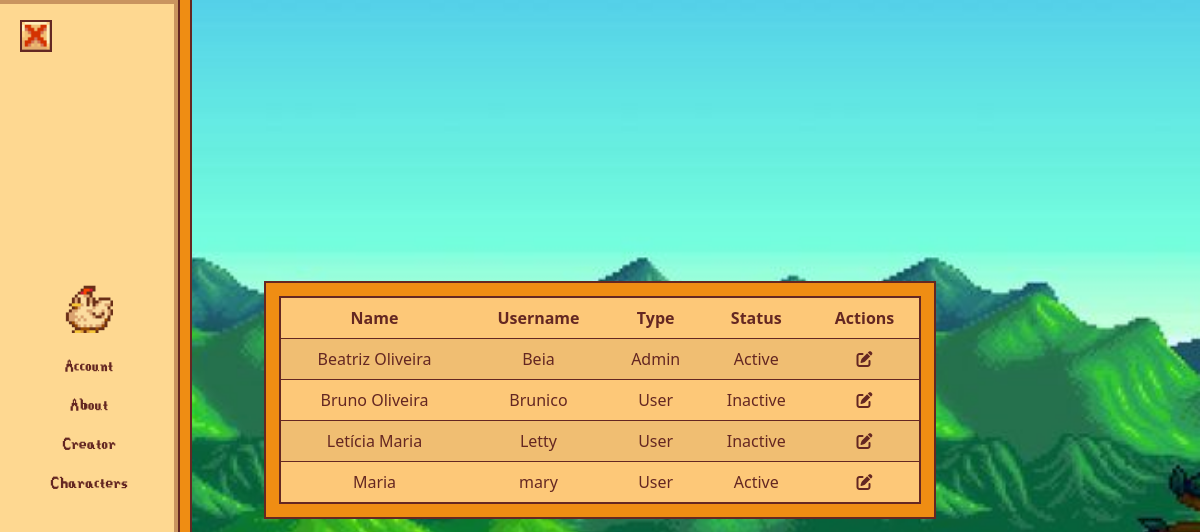
Page /pages/dashboard.php on the committed database.
### tables this page shows
CREATE TABLE `users` (
  `username` varchar(30) NOT NULL,
  `password` varchar(128) NOT NULL,
  `name` varchar(100) NOT NULL,
  `type` char(1) NOT NULL,
  `status` char(1) NOT NULL,
  `acess` int(11) NOT NULL,
  `failed_attempts` int(11) DEFAULT 0
);

### pages/dashboard.php (the view, shortened to what this page needs)
<?php
include '../backend/connection.php';
$sql = "SELECT name, username, type, status FROM users";
$result = mysqli_query($mysqli, $sql);
?>
<!DOCTYPE html>
<html lang="en">
<head>
    <link rel="stylesheet" href="../styles/style.css">
    <link rel="stylesheet" href="../styles/dashboard.css">
    <link rel="stylesheet" href="../styles/media-query.css">
    <link rel="stylesheet" href="https://cdn.jsdelivr.net/npm/bootstrap-icons@1.10.5/font/bootstrap-icons.css">
    <link href="https://cdn.jsdelivr.net/npm/bootstrap@5.3.6/dist/css/bootstrap.min.css" rel="stylesheet">
</head>
<body>
    <img src="../assets/images/exit.png" alt="letter X" class="exit">
    <div class="content-menu disappear">
        <div class="border-menu">
            <nav class="menu">
                <ul>
                    <img src="../assets/images/icon.png" alt="Chicken" class="icon">
                    <li><a href="./account.php">Account</a></li>
                    <li><a href="./home.php#about">About</a></li>
                    <li><a href="./home.php#creator">Creator</a></li>
                    <li><a href="./home.php#characters">Characters</a></li>
                </ul>
            </nav>
        </div>
    </div>
    <div class="content">
        <div class="table-wrapper">
                <table class="table table-striped">
                    <thead>
                        <tr>
                        <th scope="col">Name</th>
                        <th scope="col">Username</th>
                        <th scope="col">Type</th>
                        <th scope="col">Status</th>
                        <th scope="col">Actions</th>
                        </tr>
                    </thead>
                <tbody>
                    <?php
                    if ($result && mysqli_num_rows($result) > 0) {
                        while ($line = mysqli_fetch_assoc($result)) {
                            echo "<tr>";
                            echo "<td>" . htmlspecialchars($line['name']) . "</td>";
                            echo "<td>" . htmlspecialchars($line['username']) . "</td>";
                            echo "<td>";
                            if ($line['type'] == 0) {
                                echo "Admin";
                            } else {
                                echo "User";
                            }
                            echo "</td>";
                            echo "<td>";
                            if ($line['status'] == 0) {
                                echo "Inactive";
                            } else if ($line['status'] == 1) {
                                echo "Active";
                            } else {
                                echo "Blocked";
                            }
                            echo "</td>";
                            echo "<td>";
                                echo "<a href=\"../pages/formUser.php?username=" .$line["username"]. "\"><i class=\"fa-solid fa-pen-to-square\"></i></a>";
                            echo "</td>";
                            echo "</tr>";
                        }
                    } else {
                        echo "<tr><td colspan='4'>Nenhum usuário encontrado.</td></tr>";
                    }
                    ?>
                </tbody>
                </table>
            </div>
        </div>
</body>
</html>

### styles/style.css (style rules this page uses)
* { margin: 0; padding: 0; box-sizing: border-box; scroll-behavior: smooth; }
:root { --white: #fff; --beige: #FDCCA4; --lighestBrown: #FED891; --lightBrown: #FDC878; --darkBrown: #642722; --orangeBrown:#EF8D13; --yellow: #FFB704; --shadowBrown: #C9945F; --green: #126D0E; --red: #B52121; --darker: #150604; --transition: all .5s ease-in-out; }
.menu { width: 15%; background-color: var(--lighestBrown); border-right: 2px solid var(--darkBrown); box-shadow: inset -4px 4px 0px 0px var(--shadowBrown); height: 100vh; display: flex; flex-direction: column; text-align: center; align-items: center; justify-content: center; position: fixed; top: 0; z-index: 998; }
.menu ul { list-style: none; display: flex; padding: 0px; flex-direction: column; gap: 10px; }
.menu ul a { text-decoration: none; color: var(--darkBrown); font-family: 'stardewText'; font-size: larger; display: inline-block; transition: var(--transition); }
.menu ul .icon { width: 3rem; margin: auto; padding-bottom: 10px; }
.border-menu { position: fixed; top: 0; height: 100vh; width: 16%; z-index: 997; background-color: var(--orangeBrown); border-right: 2px solid var(--darkBrown); }
.exit { position:fixed; top: 20px; left: 20px; width: 2rem; height: 2rem; z-index: 999; object-fit: contain; border: 2px solid var(--darkBrown); }
.content-menu { position: absolute; left: 0; transition: var(--transition); }
.content { display: flex; text-align: center; justify-content: center; align-items: center; width: 100%; height: 100vh; position: relative; }

### styles/dashboard.css (style rules this page uses)
body { display: flex; justify-content: center; text-align: center; align-items: center; height: 100vh; background-image: url(../assets/images/background.jpg); background-size: cover; padding: 40px; }
.table-wrapper { position: relative; display: inline-block; padding: 15px; width: 60%; }
.table { position: relative; z-index: 1; width: 100% !important; border: 2px solid var(--darkBrown) !important; margin-bottom: 0 !important; }
.table>:not(caption)>*>* { background-color: var(--lightBrown) !important; }
.table th, .table td { color: var(--darkBrown) !important; }
.table a { color: var(--darkBrown); }

### rows in the picture
users: name "Beatriz Oliveira", username "Beia", type "Admin", status "Active"
users: name "Bruno Oliveira", username "Brunico", type "User", status "Inactive"
users: name "Letícia Maria", username "Letty", type "User", status "Inactive"
users: name "Maria", username "mary", type "User", status "Active"
